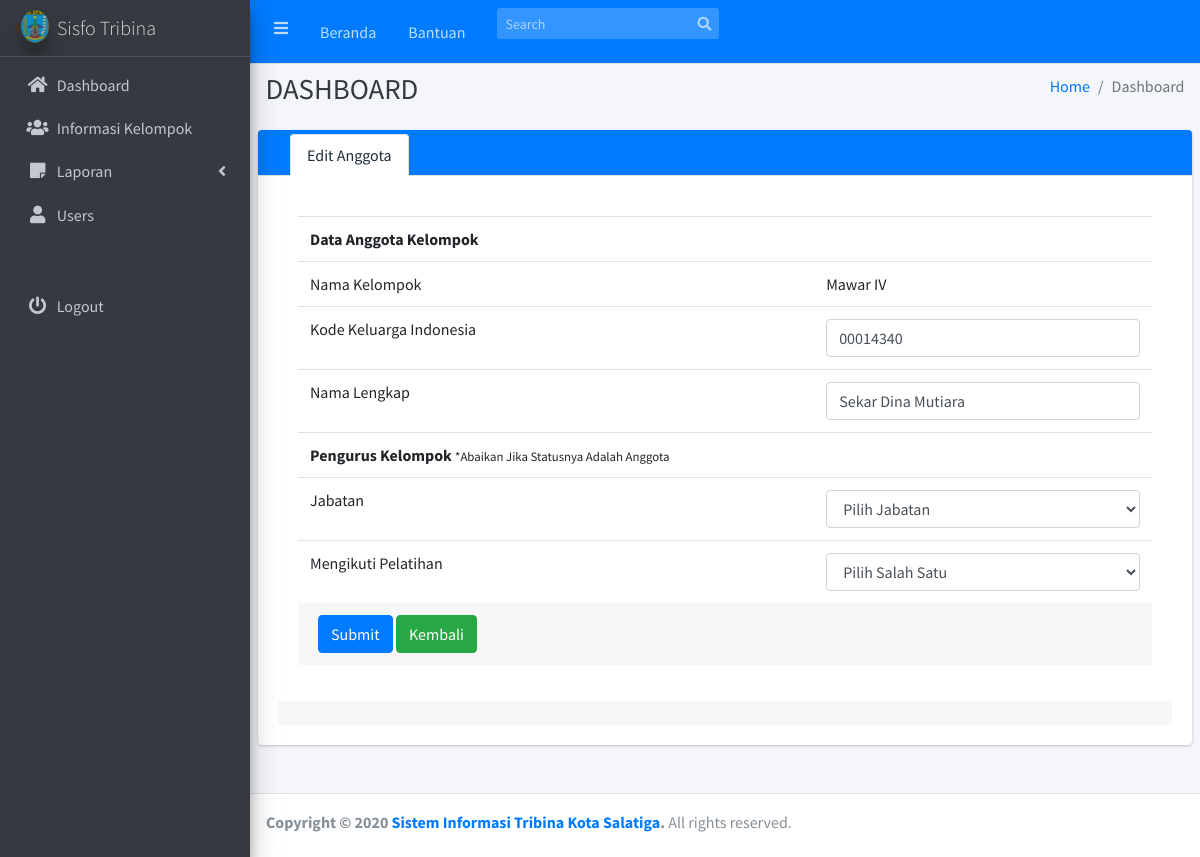
Screenshot of /index.php?page=edit_anggota&id=12 with the database file from the repository.
### tables this page shows
CREATE TABLE `tb_agt_kelompok` (
  `id_pe_kelompok` int(6) NOT NULL,
  `id_kelompok` int(6) NOT NULL,
  `nama_lengkap` varchar(50) NOT NULL,
  `jabatan` varchar(15) NOT NULL,
  `kode_keluargaid` varchar(15) NOT NULL,
  `pelatihan` varchar(5) NOT NULL,
  `tanggal` date NOT NULL,
  `id_user` int(2) NOT NULL
);

CREATE TABLE `tb_id_kelompok` (
  `id_kelompok` int(6) NOT NULL,
  `id_jenis_kelompok` varchar(3) NOT NULL,
  `nama_kelompok` varchar(50) NOT NULL,
  `jalan` varchar(50) NOT NULL,
  `rt` varchar(3) NOT NULL,
  `rw` varchar(3) NOT NULL,
  `kelurahan` varchar(20) NOT NULL,
  `kecamatan` varchar(20) NOT NULL,
  `kabkot` varchar(30) NOT NULL,
  `provinsi` varchar(20) NOT NULL,
  `nama_pembina` varchar(50) NOT NULL,
  `jabatan_pembina` varchar(15) NOT NULL,
  `tanggal` date NOT NULL,
  `id_user` int(2) NOT NULL
);

### module/identitas-edit-agt.php (the view, shortened to what this page needs)
<?php
require_once("config/database.php");
$id = $_GET['id'];
$qq = "SELECT * FROM tb_agt_kelompok INNER JOIN tb_id_kelompok USING (id_kelompok) WHERE id_pe_kelompok='$id'";
$res = mysqli_query($koneksi,$qq);
$datae=mysqli_fetch_array($res);
?>
<div class="card card-primary card-tabs" style="width:100%">
	<div class="card-header p-0 pt-1">
		<ul class="nav nav-tabs" id="custom-tabs-two-tab" role="tablist">
			<li class="pt-2 px-3">
			</li>
			<li class="nav-item">
				<a class="nav-link active" id="custom-tabs-two-data-tab" data-toggle="pill" href="#custom-tabs-two-data" role="tab" aria-controls="custom-tabs-two-data" aria-selected="true">Edit Anggota</a>
			</li>
		</ul>
	</div>
	<div class="card-body">
		<div class="tab-content" id="custom-tabs-two-tabContent">
			<div class="tab-pane fade show active" id="custom-tabs-two-data" role="tabpanel" aria-labelledby="custom-tabs-two-data-tab">
				<form role="form" method="post" action="module/input_data.php?page=edit_anggota">
					<div class="card-body">
						<table class="table" border="0">
						<tr>
							<td>
								<b>Data Anggota Kelompok</b></td><td></td>
						</tr>
										<td>Nama Kelompok</td>
										<td>
											<?php echo $datae['nama_kelompok'] ?>
										</td>
										<tr>
											<td>Kode Keluarga Indonesia</td>
											<td>
												<input name="kode_kki" type="text" class="form-control" value="<?php echo $datae['kode_keluargaid'] ?>" required></td>
											<tr>
												<td>Nama Lengkap</td>
												<td>
													<input name="nama_anggota" type="text" class="form-control" value="<?php echo $datae['nama_lengkap'] ?>" required></td>
												<tr>
													<td>
														<b>Pengurus Kelompok <small>*Abaikan Jika Statusnya Adalah Anggota</small></b><td></td>
														<tr>
															<td>Jabatan</td>
															<td>
																<select class="form-control" name="jabatan">
																	<option value="<?php echo $datae['jabatan'] ?>" selected>Pilih Jabatan</option>
																</select>
															</td>
															<tr>
																<td>Mengikuti Pelatihan</td>
																<td>
																	<select class="form-control" name="ikutlatih">
																		<option value="<?php echo $datae['pelatihan'] ?>" selected>Pilih Salah Satu</option>
																	</select>
																</td>
																</table>
																<div class="card-footer">
																	<button type="submit" class="btn btn-primary">Submit</button>
																	<a class="btn btn-success" href="index.php?page=id_kelompok">Kembali</a>
																</div>
															</form>
			</div>
																<div class="card-footer"></div>
															</div>
														</div>
													</div>
													</div>

### rows the page displays
tb_agt_kelompok: id_kelompok.nama_kelompok "Mawar IV", kode_kki "00014340", nama_anggota "Sekar Dina Mutiara"
